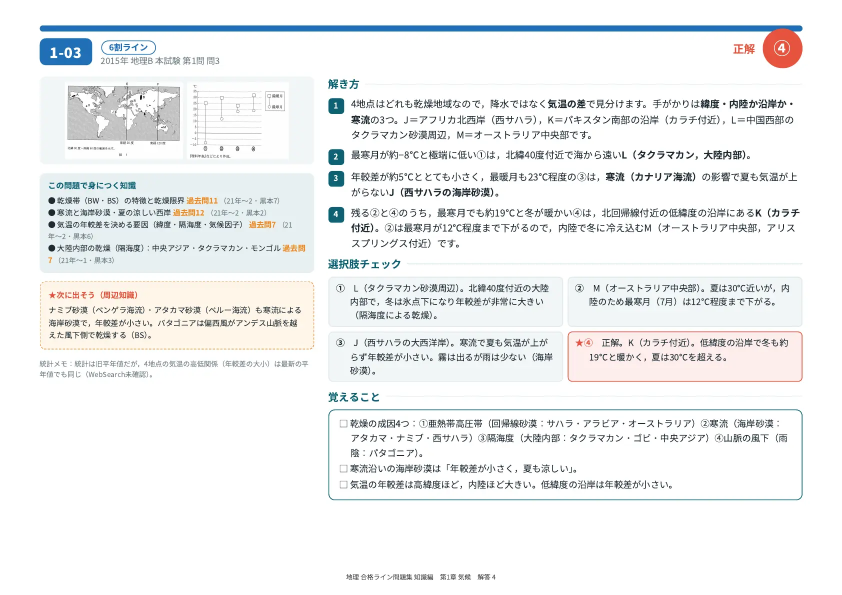
#> input picture img/ch1/a03.webp, 1684 x 1190 px (shown at 1/2 size)
$ python -i build.py   (imports and definitions only)
#> lines starting #> are read from the running program, lines starting #| are printed output that depends on the picture
#!/usr/bin/env python3
"""PDF（地理 合格ライン問題集）→ サイト用データを生成する。

使い方: python3 tools/build.py <PDFが入ったフォルダ>
  - PDFのタイトル（例: 第1章_気候_本冊_iPad横.html）から 章・本冊/解答・版 を判定
  - iPad横版を優先し、無ければA4版を使う
  - img/ にページ画像(webp)、data.js に問題データを書き出す
"""
import html, json, os, re, subprocess, sys, glob, shutil, tempfile

ROOT = os.path.dirname(os.path.dirname(os.path.abspath(__file__)))
CIRC = "①②③④⑤⑥⑦⑧⑨"
DPI = 144

# [26 lines left out: functions title_of, parse_bbox, page_qid, not called in this run]

JOBS = []

# [53 lines left out: functions render, _render_one, hotspots, not called in this run]

def main(src):
    docs = {}
    for pdf in glob.glob(os.path.join(src, "*.pdf")):
        t = title_of(pdf)
        m = re.match(r"第(\d+)章_(.+?)_(本冊|解答解説)_(iPad横|A4)", t)
        if not m:
            print("skip", pdf, t); continue
        ch, name, kind, ver = int(m.group(1)), m.group(2), m.group(3), m.group(4)
        if kind == "解答解説":
            key = (ch, kind, "")
            if key not in docs or (ver == "iPad横" and docs[key][1] != "iPad横"):
                docs[key] = (pdf, ver, name)
        else:
            docs[(ch, kind, ver)] = (pdf, ver, name)  # 本冊は横(iPad)・縦(A4)両方使う
    chapters = {}
    for (ch, kind, _v), (pdf, ver, name) in sorted(docs.items(), key=lambda kv: (kv[0][0], kv[0][1] != "本冊", kv[0][2] != "iPad横")):
        print(f"第{ch}章 {kind} ({ver}) {pdf}")
        C = chapters.setdefault(ch, dict(ch=ch, name=name, questions={}, summary=[], summaryP=[], sections={}, hasBook=False, hasAns=False))
        pages = parse_bbox(pdf)
        pages_idx = {}
        d = f"img/ch{ch}"
        if kind == "本冊":
            C["hasBook"] = True
            land = ver == "iPad横"
            sfx, pre = ("", "") if land else ("P", "p")
            cur_sec = None
            for i, p in enumerate(pages):
                qid = page_qid(p)
                if qid and "割ライン" in p["text"]:
                    q = C["questions"].setdefault(qid, dict(id=qid))
                    txt = p["text"]
                    if cur_sec and "sec" not in q:
                        q["sec"] = cur_sec
                    q[pre + "q"] = f"{d}/{pre}q{qid.split('-')[1]}"
                    m2 = re.search(r"([①-⑨])\s*[〜～]\s*([①-⑨])\s*の\s*うち", txt.replace("\n", ""))
                    n = CIRC.index(m2.group(2)) + 1 if m2 else max([CIRC.index(c) + 1 for c in txt if c in CIRC] or [4])
                    q["spots" + sfx] = hotspots(p, n)
                    pages_idx[i] = f"{pre}q{qid.split('-')[1]}"
                    if "n" in q:
                        continue
                    lm = re.search(r"([6789])割ライン", txt); q["line"] = int(lm.group(1)) if lm else 0
                    cm = re.search(r"過去問に\s*(\d+)回", txt); q["count"] = int(cm.group(1)) if cm else None
                    m2 = re.search(r"([①-⑨])\s*[〜～]\s*([①-⑨])\s*の\s*うち", txt.replace("\n", ""))
                    n = CIRC.index(m2.group(2)) + 1 if m2 else max([CIRC.index(c) + 1 for c in txt if c in CIRC] or [4])
                    q["n"] = n
                    # 出典: 見出しブロックの語
                    src_words = []
                    hw = page_qid(p, True)[1]
                    for l in p["lines"]:
                        if hw["y0"] - 12 <= l["y0"] <= hw["y1"] + 2:
                            for w in l["words"]:
                                if not (hw["x0"] - 5 <= w["x0"] <= hw["x0"] + 330): continue
                                t_ = w["t"][len(qid):] if w["t"].startswith(qid) else w["t"]
                                if t_ and "割ライン" not in t_ and "過去問に" not in t_ and "回出た" not in t_ and not re.fullmatch(r"図\d*", t_):
                                    src_words.append((w["y0"] // 8, w["x0"], t_))
                    q["src"] = " ".join(t for _, _, t in sorted(src_words))
                else:
                    name_ = f"{pre}s{i+1:02d}"
                    C["summary" + sfx].append(f"{d}/{name_}")
                    # 節の見出し（例: 1-1ケッペン気候区分…）
                    head = "\n".join(p["text"].split("\n")[:4])
                    sm = re.search(r"(?m)^(\d+-\d+)(?=\D)([^\n]*)", head)
                    key = None
                    if sm and sm.group(1).split("-")[0] == str(ch):
                        cur_sec = key = sm.group(1)
                        S = C["sections"].setdefault(key, dict(id=key, title="", sum=[], sumP=[]))
                        t = re.sub(r"（つづ.*$", "", sm.group(2)).strip()
                        if t and not S["title"]:
                            S["title"] = t
                        cm = re.search(r"過去問\s*(\d+)\s*問", p["text"])
                        if cm and "count" not in S:
                            S["count"] = int(cm.group(1))
                        S["sum" + sfx].append(f"{d}/{name_}")
                    else:
                        C.setdefault("intro" + sfx, []).append(f"{d}/{name_}")
                    pages_idx[i] = name_
        else:
            C["hasAns"] = True
            table = {}
            for i, p in enumerate(pages):
                qid = page_qid(p)
                if not qid:
                    if i == 0:
                        pages_idx[i] = "a00"; C["ansTable"] = f"{d}/a00"
                        table = {f"{ch}-{a}": CIRC.index(c) + 1 for a, c in re.findall(r"^(\d{2})\n([①-⑨])$", p["text"], re.M)}
                    continue
                q = C["questions"].setdefault(qid, dict(id=qid))
                txt = p["text"]
                am = re.search(r"正解\s*([①-⑨])", txt)
                if am: q["ans"] = CIRC.index(am.group(1)) + 1
                tm = re.search(r"この問題で身につく知識\s*\n?●\s*(.+?)(?:\s*過去問\d|\n)", txt)
                if tm: q["title"] = tm.group(1).strip()
                q["a"] = f"{d}/a{qid.split('-')[1]}"
                if "line" not in q:
                    lm = re.search(r"([6789])割ライン", txt); q["line"] = int(lm.group(1)) if lm else 0
                pages_idx[i] = f"a{qid.split('-')[1]}"
            for qid, a in table.items():
                q = C["questions"].setdefault(qid, dict(id=qid))
                if q.get("ans") and q["ans"] != a:
                    print("  !! 正解不一致", qid, q["ans"], a)
                q["ans"] = a
        render(pdf, os.path.join(ROOT, d), pages_idx)
    out = []
    for ch in sorted(chapters):
        C = chapters[ch]
        C["questions"] = [C["questions"][k] for k in sorted(C["questions"], key=lambda s: int(s.split("-")[1]))]
        C["sections"] = [C["sections"][k] for k in sorted(C["sections"], key=lambda s: int(s.split("-")[1]))]
        for S in C["sections"]:
            S["qs"] = [q["id"] for q in C["questions"] if q.get("sec") == S["id"]]
        out.append(C)
        print(f"第{ch}章 {C['name']}: {len(C['questions'])}問, まとめ{len(C['summary'])}p, 本冊={C['hasBook']} 解答={C['hasAns']}")
    from concurrent.futures import ThreadPoolExecutor
    with ThreadPoolExecutor(os.cpu_count() or 4) as ex:
        list(ex.map(_render_one, JOBS))
    keep = {os.path.abspath(j[2]) for j in JOBS}
    for f in glob.glob(os.path.join(ROOT, "img", "*", "*")):
        if os.path.abspath(f) not in keep:
            os.remove(f)
    with open(os.path.join(ROOT, "data.js"), "w", encoding="utf-8") as f:
        f.write("window.BOOK = " + json.dumps(out, ensure_ascii=False, indent=1) + ";\n")

# [2 lines not run here, left out]

>>> import cv2
>>> picture = cv2.imread('../img/ch1/a03.webp', cv2.IMREAD_GRAYSCALE)
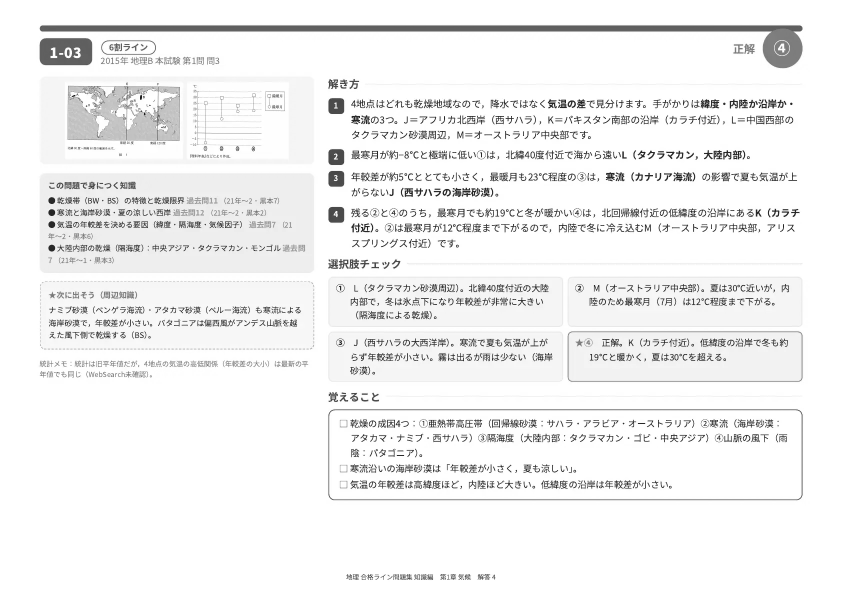
#> picture: shape (1190, 1684) (shown at 1/2 size); min 0, max 255, mean 240.8
#> (the run stopped early here; a loop or call above may not have finished)

$ run again, on img/ch10/a13.webp
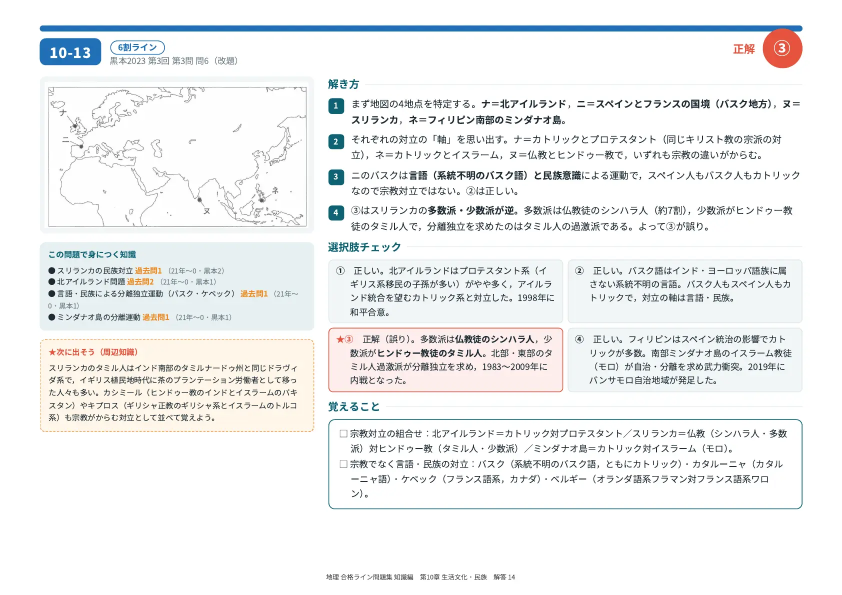
#> input picture img/ch10/a13.webp, 1684 x 1190 px (shown at 1/2 size)
#> `picture = cv2.imread('../img/ch1/a03.webp', cv2.IMREAD_GRAYSCALE)`:
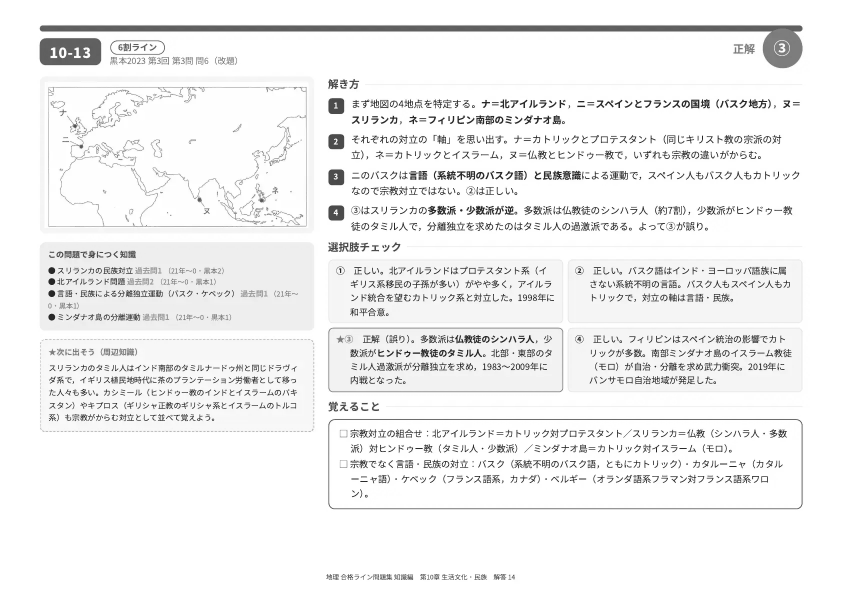
#> picture: shape (1190, 1684) (shown at 1/2 size); min 18, max 255, mean 240.8

$ run again, on img/ch10/a14.webp
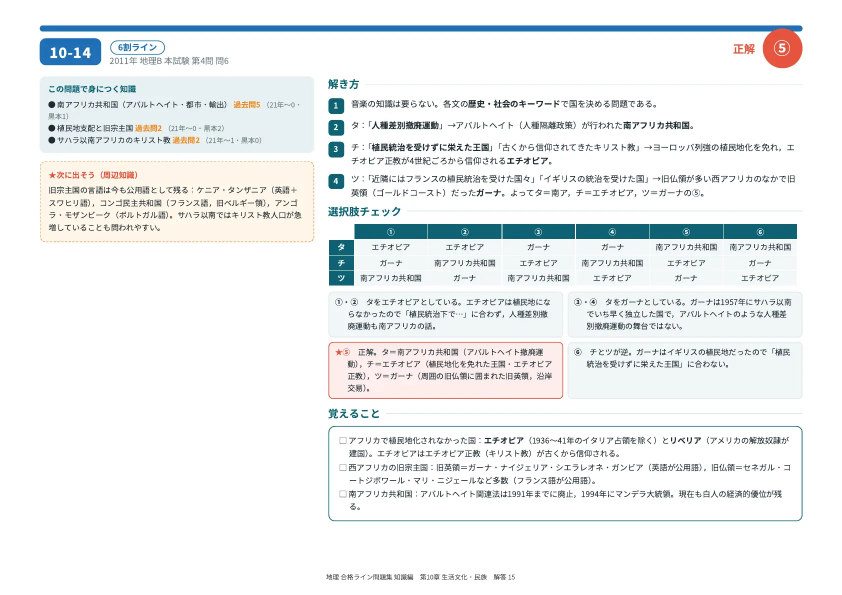
#> input picture img/ch10/a14.webp, 1684 x 1190 px (shown at 1/2 size)
#> `picture = cv2.imread('../img/ch1/a03.webp', cv2.IMREAD_GRAYSCALE)`:
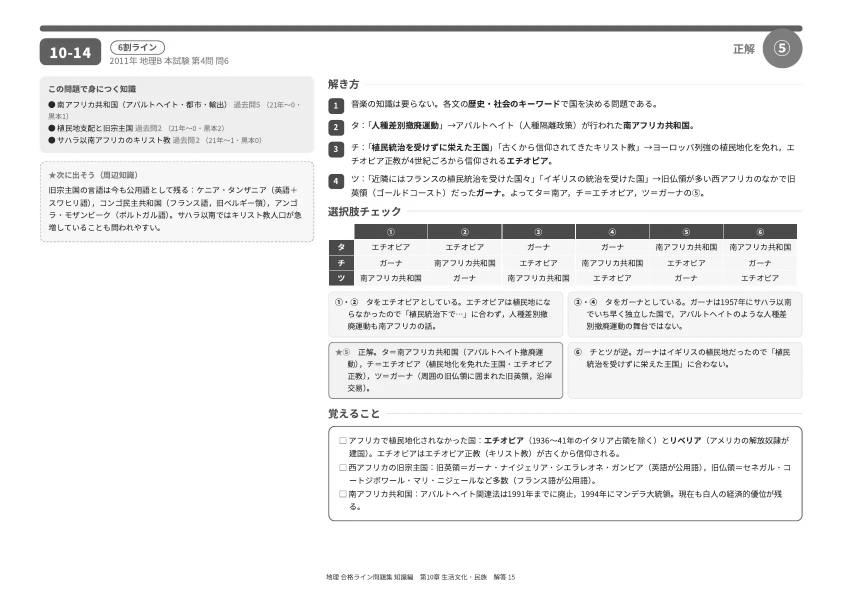
#> picture: shape (1190, 1684) (shown at 1/2 size); min 18, max 255, mean 240

$ run again, on img/ch11/a03.webp
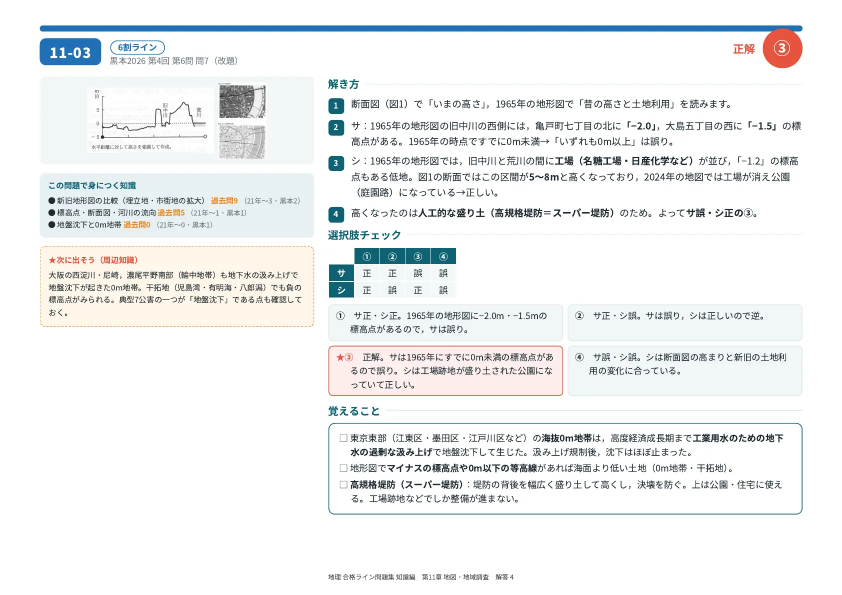
#> input picture img/ch11/a03.webp, 1684 x 1190 px (shown at 1/2 size)
#> `picture = cv2.imread('../img/ch1/a03.webp', cv2.IMREAD_GRAYSCALE)`:
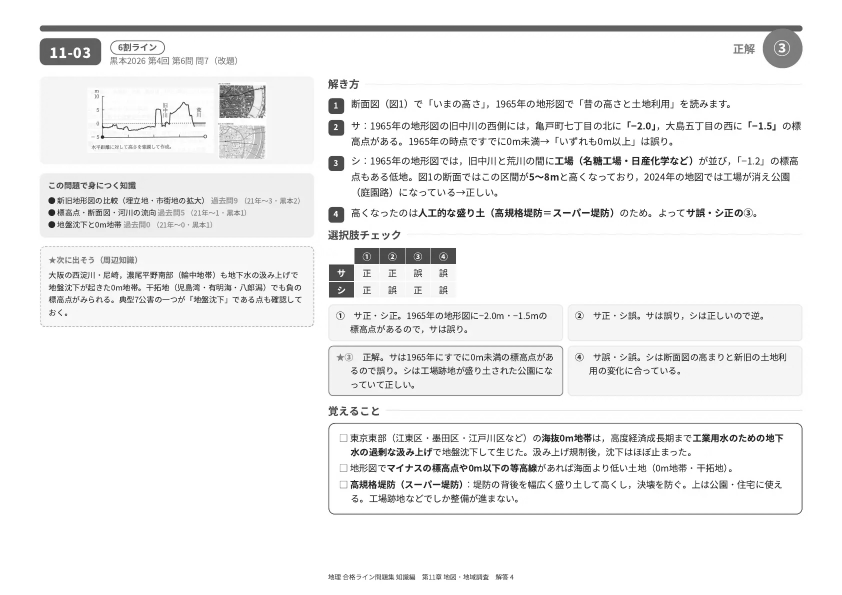
#> picture: shape (1190, 1684) (shown at 1/2 size); min 13, max 255, mean 240.8
